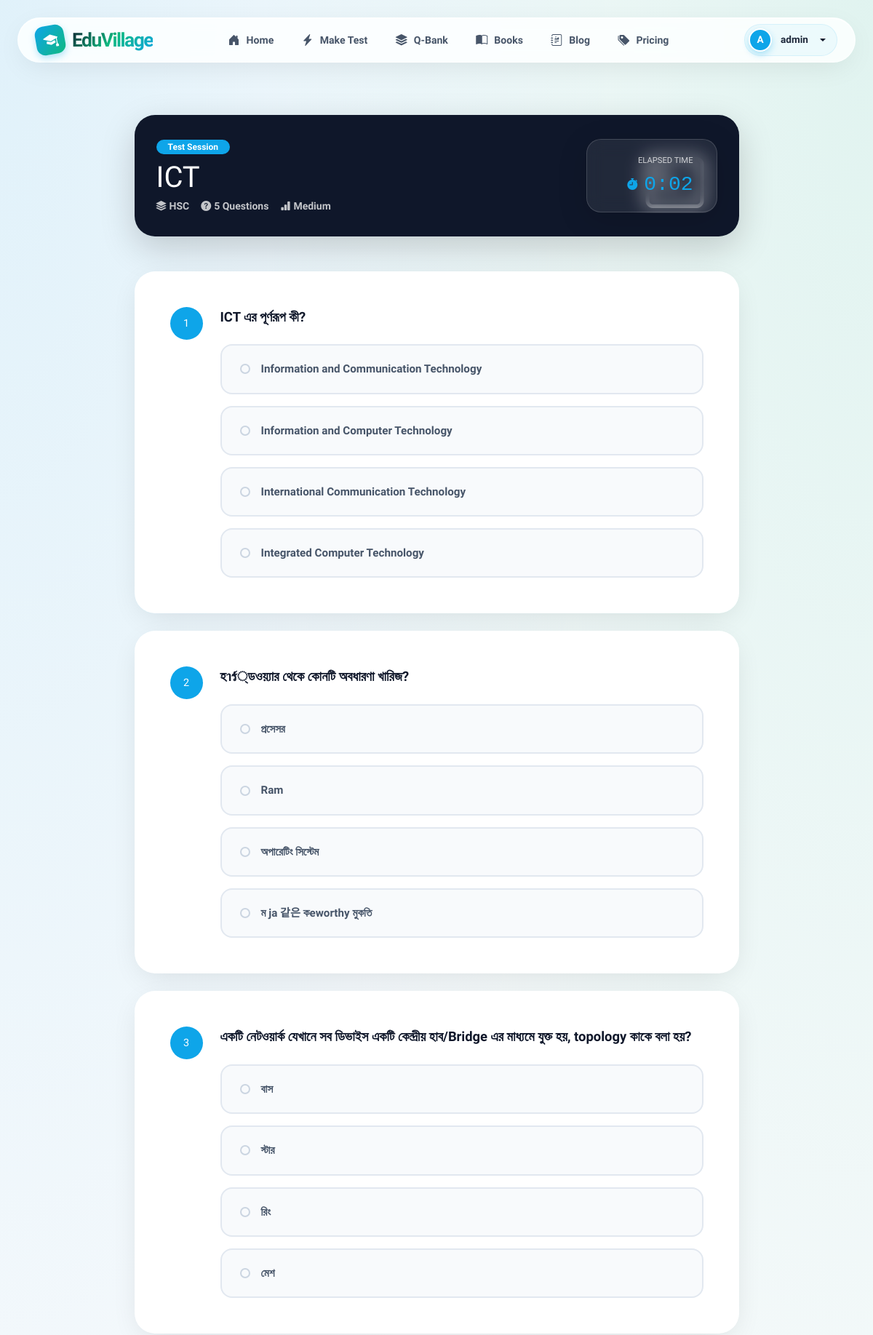
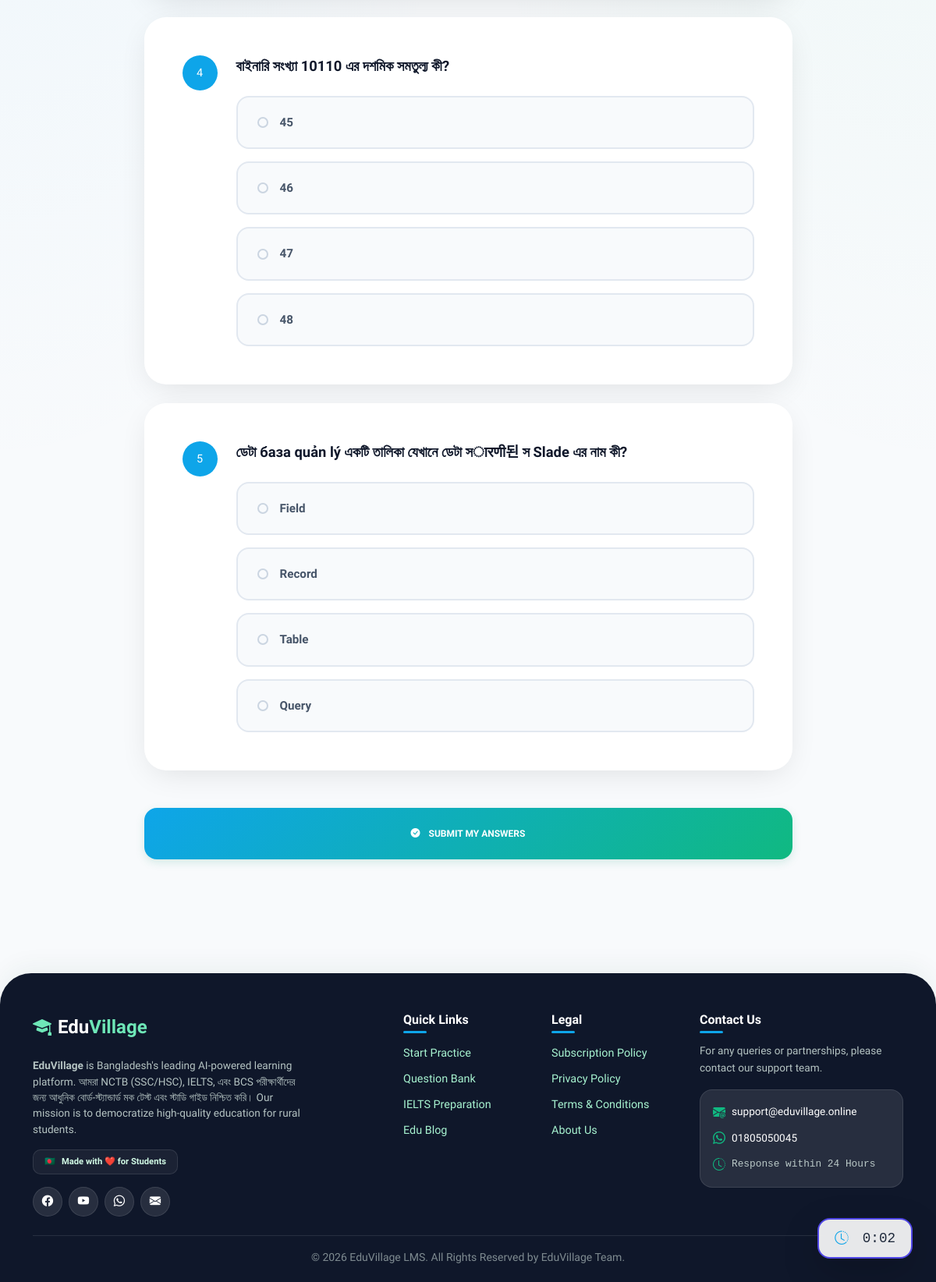
The app's page /exam/53/take/ (signed in) with its own data (2 pictures, top to bottom).
### questions/models.py (models this page shows, shortened)
class Exam(models.Model):
    user = models.ForeignKey(User, on_delete=models.CASCADE, related_name='exams')
    subject = models.CharField(max_length=100)
    level = models.CharField(max_length=50)
    difficulty = models.CharField(max_length=50)
    question_type = models.CharField(max_length=50)
    score = models.IntegerField(null=True, blank=True)
    total_questions = models.IntegerField(default=0)
    created_at = models.DateTimeField(auto_now_add=True)
    completed_at = models.DateTimeField(null=True, blank=True)
    ai_analysis = RichTextUploadingField(null=True, blank=True)
    share_image_url = models.URLField(max_length=500, null=True, blank=True)
    MODE_CHOICES = (
        ('AI_PRACTICE', 'AI Practice'),
        ('FULL_EXAM', 'Full Exam'),
    )
    mode = models.CharField(max_length=20, choices=MODE_CHOICES, default='AI_PRACTICE')

class Question(models.Model):
    exam = models.ForeignKey(Exam, on_delete=models.CASCADE, related_name='questions')
    question_bank = models.ForeignKey(QuestionBank, on_delete=models.CASCADE, null=True, blank=True)
    text = RichTextUploadingField(null=True, blank=True)
    options = models.JSONField(null=True, blank=True)
    correct_answer = models.TextField(null=True, blank=True)
    explanation = RichTextUploadingField(null=True, blank=True)
    user_answer = models.TextField(null=True, blank=True)
    is_correct = models.BooleanField(default=False)
    feedback = models.TextField(null=True, blank=True)
    tags = models.ManyToManyField('weak_topics.TopicTag', blank=True, related_name='exam_questions')

### questions/views.py (the view, shortened to what this page needs)
# urls.py: path('exam/<int:exam_id>/take/', views.take_exam, name='take_exam'),
@login_required
@never_cache
def take_exam(request, exam_id):
    exam = get_object_or_404(Exam, id=exam_id, user=request.user)
    return render(request, 'exams/take_exam.html', {'exam': exam})

### users/models.py (called while the page is built, shortened)
    def check_subscription_expiry(self):
        return False

### templates/exams/take_exam.html (shortened to what this page needs)
{% extends "base.html" %}
{% block content %}
<div class="row justify-content-center animate__animated animate__fadeIn">
    <div class="col-lg-9">
        <div class="premium-card bg-dark text-white mb-5 border-0 shadow-lg position-relative overflow-hidden">
            <div class="position-absolute top-0 end-0 p-5 opacity-10">
                <i class="bi bi-terminal display-1"></i>
            </div>
            <div class="position-relative z-1 d-flex flex-column flex-md-row justify-content-between align-items-md-center">
                <div>
                    <span class="badge bg-primary rounded-pill mb-2 px-3">Test Session</span>
                    <h2 class="display-6 fw-black mb-1">{{ exam.subject }}</h2>
                    <div class="d-flex align-items-center gap-3 opacity-75 small fw-bold">
                        <span><i class="bi bi-stack me-1"></i>{{ exam.level }}</span>
                        <span><i class="bi bi-question-circle-fill me-1"></i>{{ exam.total_questions }} Questions</span>
                        <span><i class="bi bi-bar-chart-fill me-1"></i>{{ exam.difficulty }}</span>
                    </div>
                </div>
                <div class="mt-4 mt-md-0 text-center text-md-end d-none d-md-block">
                    <div class="timer-card-hero">
                        <div class="small opacity-75 text-uppercase tracking-widest mb-2" style="font-size: 0.7rem;">
                            {% if exam.mode == 'FULL_EXAM' %}Time Remaining{% else %}Elapsed Time{% endif %}
                        </div>
                        <div class="d-flex align-items-center justify-content-end gap-2 text-primary">
                            <i class="bi bi-stopwatch-fill"></i>
                            <h3 class="mb-0 font-monospace fw-black" id="exam-timer">{% if exam.mode == 'FULL_EXAM' %}20:00{% else %}0:00{% endif %}</h3>
                        </div>
                    </div>
                </div>
            </div>
        </div>
        <form method="post" action="{% url 'take_exam' exam.id %}" id="main-exam-form">
            <div class="fixed-timer-box shadow-lg animate__animated animate__fadeInRight">
                <div class="timer-inner">
                    <i class="bi bi-clock-history me-2 text-primary"></i>
                    <span id="exam-timer-fixed" class="font-monospace fw-black">{% if exam.mode == 'FULL_EXAM' %}20:00{% else %}0:00{% endif %}</span>
                </div>
            </div>
            {% for q in exam.questions.all %}
            <div class="premium-card bg-white mb-4 p-4 p-md-5 animate__animated animate__fadeInUp" style="animation-delay: {{ forloop.counter0|add:1 }}00ms">
                <div class="d-flex align-items-start gap-4">
                    <div class="bg-primary text-white rounded-pill d-flex align-items-center justify-content-center fw-black" style="width: 45px; height: 45px; min-width: 45px; font-size: 0.9rem;">
                        {{ forloop.counter }}
                    </div>
                    <div class="flex-grow-1">
                        <h4 class="fw-bold text-dark mb-4 lh-base" style="font-size: 1.15rem;">{{ q.text|safe }}</h4>
                        {% if q.options %}
                            <div class="d-grid gap-3">
                                {% for opt in q.options %}
                                <label class="choice-container d-block" for="opt_{{ q.id }}_{{ forloop.counter }}">
                                    <div class="choice-card">
                                        <div class="choice-marker"></div>
                                        <span class="choice-text">{{ opt|safe }}</span>
                                    </div>
                                </label>
                                {% endfor %}
                            </div>
                        {% endif %}
                    </div>
                </div>
            </div>
            {% endfor %}
            <div class="d-grid gap-3 mt-5 mb-5 pb-5">
                <button type="button" onclick="showConfirmModal()" class="btn btn-premium btn-lg py-4 rounded-4 shadow-2xl fw-black text-uppercase tracking-widest">
                    <i class="bi bi-check-circle-fill me-2"></i> Submit My Answers
                </button>
            </div>
        </form>
    </div>
</div>
{% endblock %}

### templates/base.html (shortened to what this page needs)
<!DOCTYPE html>
{% load static %}
<html lang="en">
<head>
    <link href="https://cdn.jsdelivr.net/npm/bootstrap@5.3.0/dist/css/bootstrap.min.css" rel="stylesheet">
    <link rel="stylesheet" href="https://cdn.jsdelivr.net/npm/bootstrap-icons@1.11.0/font/bootstrap-icons.css">
</head>
<body>
        <nav class="navbar-glass" id="mainNavbar">
        <a class="nav-brand-logo" href="{% url 'index' %}">
            <div class="nav-brand-icon">
                <i class="bi bi-mortarboard-fill"></i>
            </div>
            <span class="brand-text-unique">EduVillage</span>
        </a>
        <ul class="nav-menu d-none d-lg-flex">
            <li class="nav-menu-item">
                <a class="nav-menu-link {% if request.resolver_match.url_name == 'index' %}active{% endif %}" href="{% url 'index' %}">
                    <i class="bi bi-house-door-fill me-1"></i>Home
                </a>
            </li>
            <li class="nav-menu-item">
                <a class="nav-menu-link {% if request.resolver_match.url_name == 'generate_test' %}active{% endif %}" href="{% url 'generate_test' %}">
                    <i class="bi bi-lightning-charge-fill me-1"></i>Make Test
                </a>
            </li>
            <li class="nav-menu-item">
                <a class="nav-menu-link {% if request.resolver_match.url_name == 'take_test' %}active{% endif %}" href="{% url 'take_test' %}">
                    <i class="bi bi-stack me-1"></i>Q-Bank
                </a>
            </li>
            <li class="nav-menu-item">
                <a class="nav-menu-link {% if request.resolver_match.url_name == 'books' %}active{% endif %}" href="{% url 'books' %}">
                    <i class="bi bi-book-half me-1"></i>Books
                </a>
            </li>
            <li class="nav-menu-item">
                <a class="nav-menu-link {% if request.resolver_match.url_name == 'blog:post_list' %}active{% endif %}" href="{% url 'blog:post_list' %}">
                    <i class="bi bi-journal-richtext me-1"></i>Blog
                </a>
            </li>
            <li class="nav-menu-item">
                <a class="nav-menu-link {% if request.resolver_match.url_name == 'upgrade' %}active{% endif %}" href="{% url 'upgrade' %}">
                    <i class="bi bi-tags-fill me-1"></i>Pricing
                </a>
            </li>
        </ul>
        <div class="nav-actions d-none d-lg-flex">
            {% if user.is_authenticated %}
                <div class="dropdown">
                    <a class="nav-profile-wrapper text-decoration-none dropdown-toggle" href="#" data-bs-toggle="dropdown" aria-expanded="false" style="color: inherit;">
                        <div class="nav-profile-avatar {% if user.profile.subscription_type != 'Free' %}premium{% endif %}">
                            {{ user.username|first|upper }}
                        </div>
                        <span class="nav-profile-name">{{ user.username }}</span>
                    </a>
                </div>
            {% endif %}
        </div>
    </nav>
    <main class="container py-5 flex-grow-1" style="position: relative; padding-bottom: 50px !important;">
        {% block content %}{% endblock %}
    </main>
    <footer class="footer-organic mt-auto">
        <div class="container">
            <div class="row g-4">
                <div class="col-lg-4">
                    <a class="footer-logo" href="{% url 'index' %}">
                        <i class="bi bi-mortarboard-fill me-2" style="color: #6ee7b7;"></i>Edu<span>Village</span>
                    </a>
                    <p class="small lh-base opacity-75 mb-3" style="font-size: 0.85rem;">
                        <strong>EduVillage</strong> is Bangladesh's leading AI-powered learning platform. আমরা NCTB (SSC/HSC), IELTS, এবং BCS পরীক্ষার্থীদের জন্য আধুনিক বোর্ড-স্ট্যান্ডার্ড মক টেস্ট এবং স্টাডি গাইড নিশ্চিত করি। Our mission is to democratize high-quality education for rural students.
                    </p>
                    <div class="bd-badge mb-3">
                        <span class="me-2">🇧🇩</span> Made with ❤️ for Students
                    </div>
                    <div class="d-flex gap-2">
                        <a href="https://facebook.com/eduvillage" class="social-circle" title="Follow us on Facebook" aria-label="Facebook"><i class="bi bi-facebook"></i></a>
                        <a href="https://youtube.com/@eduvillage" class="social-circle" title="Subscribe on YouTube" aria-label="YouTube"><i class="bi bi-youtube"></i></a>
                        <a href="https://wa.me/8801805050045" class="social-circle" title="WhatsApp Support" aria-label="WhatsApp"><i class="bi bi-whatsapp"></i></a>
                        <a href="mailto:support@eduvillage.online" class="social-circle" title="Email Us" aria-label="Email"><i class="bi bi-envelope-fill"></i></a>
                    </div>
                </div>
                <div class="col-6 col-lg-2 ms-lg-auto">
                    <h6 class="footer-heading">Quick Links</h6>
                    <ul class="list-unstyled">
                        <li><a href="{% url 'generate_test' %}" class="footer-link">Start Practice</a></li>
                        <li><a href="{% url 'take_test' %}" class="footer-link">Question Bank</a></li>
                        <li><a href="{% url 'ielts:reading_home' %}" class="footer-link">IELTS Preparation</a></li>
                        <li><a href="{% url 'blog:post_list' %}" class="footer-link">Edu Blog</a></li>
                    </ul>
                </div>
                <div class="col-6 col-lg-2">
                    <h6 class="footer-heading">Legal</h6>
                    <ul class="list-unstyled">
                        <li><a href="{% url 'test_policy' %}" class="footer-link">Subscription Policy</a></li>
                        <li><a href="{% url 'privacy' %}" class="footer-link">Privacy Policy</a></li>
                        <li><a href="{% url 'terms' %}" class="footer-link">Terms & Conditions</a></li>
                        <li><a href="{% url 'about' %}" class="footer-link">About Us</a></li>
                    </ul>
                </div>
                <div class="col-lg-3">
                    <h6 class="footer-heading">Contact Us</h6>
                    <p class="opacity-75 mb-3" style="font-size: 0.85rem;">For any queries or partnerships, please contact our support team.</p>
                    <div class="bg-white bg-opacity-10 p-3 rounded-4 border border-white border-opacity-10">
                        <div class="d-flex align-items-center mb-2">
                            <i class="bi bi-envelope-at-fill me-2 text-success" style="font-size: 1rem;"></i>
                            <a href="mailto:support@eduvillage.online" class="text-white text-decoration-none" style="font-size: 0.85rem;">support@eduvillage.online</a>
                        </div>
                        <div class="d-flex align-items-center mb-2">
                            <i class="bi bi-whatsapp me-2 text-success" style="font-size: 1rem;"></i>
                            <a href="https://wa.me/8801805050045" class="text-white text-decoration-none" style="font-size: 0.85rem;" target="_blank">01805050045</a>
                        </div>
                        <div class="d-flex align-items-center">
                            <i class="bi bi-clock-history me-2 text-success" style="font-size: 1rem;"></i>
                            <span class="font-monospace opacity-75" style="font-size: 0.8rem;">Response within 24 Hours</span>
                        </div>
                    </div>
                </div>
            </div>
            <div class="border-top border-white border-opacity-10 mt-4 pt-3 text-center">
                <p class="small mb-0 opacity-50">&copy; 2026 EduVillage LMS. All Rights Reserved by EduVillage Team.</p>
            </div>
        </div>
    </footer>
</body>
</html>

### templates/exams/take_exam.html (style rules this page uses)
.choice-container { cursor: pointer; }
.choice-card { padding: 20px 25px; background: #f8fafc; border: 2px solid #e2e8f0; border-radius: 16px; display: flex; align-items: center; gap: 15px; transition: all 0.3s cubic-bezier(0.175, 0.885, 0.32, 1.275); }
.choice-marker { width: 14px; height: 14px; border: 2px solid #cbd5e1; border-radius: 50%; transition: all 0.2s; flex-shrink: 0; }
.choice-text { font-weight: 600; color: #475569; font-size: 0.95rem; }
.timer-card-hero { background: rgba(255, 255, 255, 0.08); padding: 1.25rem 2rem; border-radius: 20px; border: 1px solid rgba(255, 255, 255, 0.15); backdrop-filter: blur(12px); -webkit-backdrop-filter: blur(12px); box-shadow: 0 10px 40px rgba(0, 0, 0, 0.15); min-width: 180px; transition: all 0.3s ease; }
.fixed-timer-box { position: fixed; bottom: 30px; right: 30px; z-index: 9999; background: rgba(255, 255, 255, 0.9); backdrop-filter: blur(10px); -webkit-backdrop-filter: blur(10px); padding: 10px 20px; border-radius: 16px; border: 2px solid #4f46e5; box-shadow: 0 15px 35px rgba(79, 70, 229, 0.25); transition: all 0.3s ease; }
.timer-inner { display: flex; align-items: center; gap: 10px; font-size: 1.1rem; color: #1e293b; }

### records on screen
Exam: subject "ICT", level "HSC", total_questions "5", difficulty "Medium"
Question: text "ICT এর পূর্ণরূপ কী?", options "Information and Communication Technology" "Information and Computer Technology" "International Communication Technology" "Integrated Computer Technology"
Question: text "হาร์্ডওয়্যার থেকে কোনটি অবধারণা খারিজ?", options "প্রসেসর" "Ram" "অপারেটিং সিস্টেম" "ম ја 같은 কeworthy মুকতি"
Question: text "একটি নেটওয়ার্ক যেখানে সব ডিভাইস একটি কেন্দ্রীয় হাব/Bridge এর মাধ্যমে যুক্ত হয়, topology কাকে বলা হয়?", options "বাস" "স্টার" "রিং" "মেশ"
Question: text "বাইনারি সংখ্যা 10110 এর দশমিক সমতুল্য কী?", options "45" "46" "47" "48"
Question: text "ডেটা база quản lý একটি তালিকা যেখানে ডেটা সारणी된 স Slade এর নাম কী?", options "Field" "Record" "Table" "Query"

### other values on screen
{{ user.username|first|upper }} "A"
{{ user.username }} "admin"
